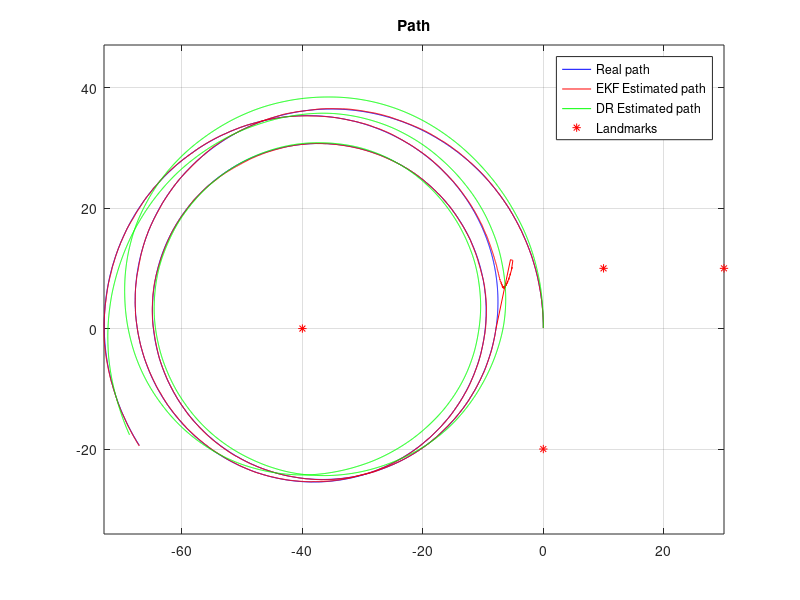
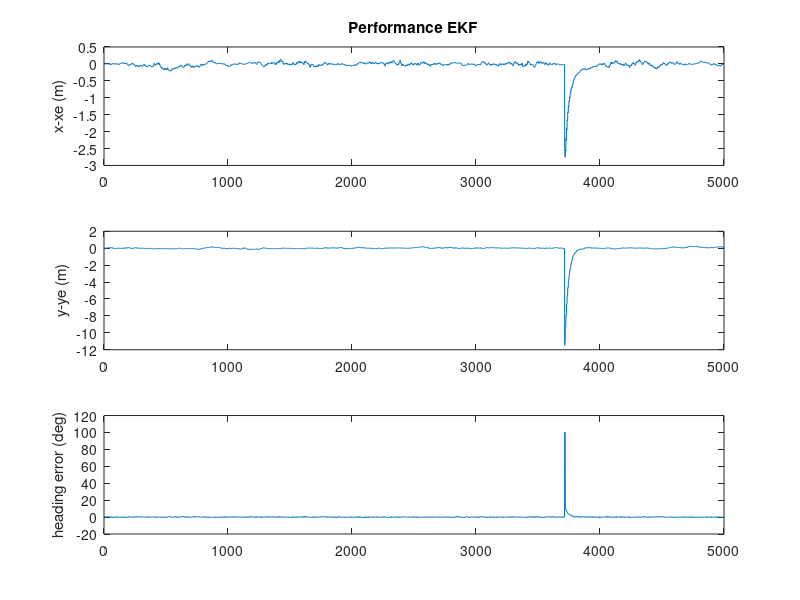
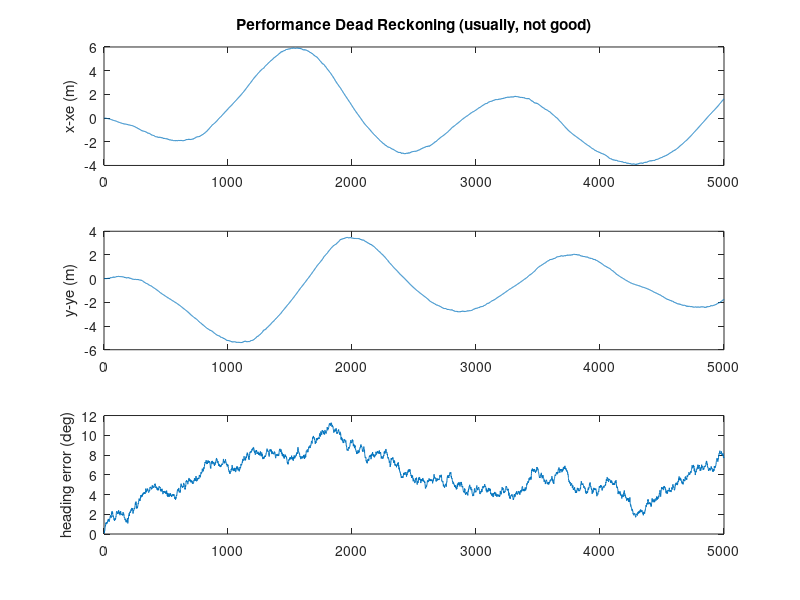

Source code (MATLAB) for these figures, in order:
% DemoEKF.m - version 2018.1
% MRTN4010 - S1.2018
% Example using Extended Kalman Filter (EKF) for the localization problem, using LIDAR range observations.


% Note#1:
% For each "LIDAR scan" we extract the detected landmarks and then we use their ranges to update the estimated 
% states (3DoF: 2D position and heading of the platform).  
% Even frequently using "just" one range (related to some landmark) the estimator is
% able to estimate the pose (position and heading, 3DoF)!!!
% Q: How is this possible?
% A: This is because in addition to the observation model we use the process model (which correlates the states in time) as well.
% As the robot moves then we obtain several observations from different poses (and at different times).
% This system is what is said to be "Observable" 
% (its internal states can be estimated by observing its "outputs", in this case we measure the robot's distance to certain landmark/landmarks).

% it seems that having just range (1D) and certain process model we would
% be able to estimate (x,y, Phi)  (3D)! 
% analogy/question: can we do stereo vision with a perfect process model and just 1 eye? 
% analogy/question: can we do stereo vision with a "good but not perfect" process model and just 1 eye? 
% answer: YES; this problem is called "mapping" (given, approximately, out position, we estimate the position of OOIs)


% Note#2: in this simulation we run the process model at certain frequency
% (dt=50ms), however we do not assume we get measurements (for the observations) at that sample
% rate (that situation would be great!, but it is not always possible). We assume observations have a slower sample rate. This
% is to show that even for a poor system (observing at low rate) the estimation process is still good and feasible. 


%Note #3:
% You can change many things in this simulation (that is the beauty of testing things under simulations):
% 1)  the geographical distribution and number of landmarks.
% 2)  the noise's standard deviations in the inputs of the kinematic model of the vehicle
% 3)  the noise's standard deviations of range measurements
% 4)  the sampling rate of the scanner
% 5)  the inputs to the process (speed and angular rate)
% and a lot of things for experimenting!


% You will be requested, in a subsequent project, to 
%  1) Modify the update stage of the EKF for accepting bearing observations.
%  2) Adapt the Q matrix used in the prediction step, for properly
%  considering the noise that pollutes the model inputs.



% Note4:  IMPORTANT
% a) You will need to modify the EKF update stage in order to deal with the
% cases:   Bearing Only and Range+Bearing (as required in a subsequent project).

% b) you need to adapt the Q matrix in the prediction stage, in order to
% consider the noise that pollutes the inputs of the process model (speed
% and gyroZ). Follow the approach presented in the lecture notes, in file
% "MTRN4010_L06_Noise_in_the_inputs_of_ProcessModel.pdf"

%---------------------------------

% In this problem we have a kinematic model of the platform ( our "process
% model"). The inputs, u(t), of the model are 2 :
%    a)  platform's speed (measured at the middle point between the back wheels) 
%    b)  Wz (yaw/heading angular rate), measured through  IMU's gyros.


% by J. Guivant for MRTN4010's students, Session S1.2018.



function main()


% .....................................................
% Here I define the magnitude of the "noises", which I assume are present, 
% polluting mesurements, models, etc.  
% (we are simulating those noises, so we can try whatever we want.) 

% Standard deviation of the error in the angular rate sensor. 
stdDevGyro = 2*pi/180 ;        
% 2 degrees/second , standard deviation of the gyros' noise
% you have seen, when playing with our real IMU's data that, after removing the
% bias, the random error present in the gyros' measurements should be lower than 2 deg/sec.
% so, this one seems realistic.

% Standard deviation of the error in the speed's measurements
stdDevSpeed = 0.15 ;   % We simulate a lot of error!  (very difficult case). 
% Speed-meter's error = 0.15m/sec; actually, a low quality speed sensor! (it
% may be the case, in cartain terrains in which platform's traction is not good.)

% ... errors in the range measurements (25cm, standard dev.)
sdev_rangeMeasurement = 0.25 ;          % std. of noise in range measurements. 0.25m
sdev_angleMeasurement = 0.5*pi/180;
% this is more than the error you would have with our laser scanner.

% .....................................................

% some parameters, for the simulation context.
Dt=0.05 ;                       % "sample time", 50ms
Li = 5000 ;                     % "experiment" duration, in iterations 
DtObservations=0.250 ;          % laser "sample time" (for observations), 4Hz, approximately


% .....................................................
% Here, I create a virtual map, because this program works on a simulated process.
% (in a real case you would have a real map)

% How many landmarks do you want to use?  
n_usedLanmarks = 5 ;    %it must be : 0 < n_usedLanmarks <5, but you can modify the function "CreateSomeMap()" to extend it.
% just to create some landmarks
% if you specify "n_usedLanmarks = 0", you would not have observations
% (i.e. no updates, just predictions )

global NavigationMap;
NavigationMap = CreateSomeMap(n_usedLanmarks) ;  %creates a artificial map!
% ................................................


% In variables "Xe" and "P" :These are the EKF ESTIMATES (Expected value and covariance matrix)
% Initial conditions of the estimates (identical to the real ones, as in
% the lab)( I Assume we know the initial condition of the system)
Xe = [ 0; 0;pi/2 ] ; 
P = zeros(3,3) ;            % initial quality --> perfect (covariance =zero )
% Why perfect? (BECAUSE in this case we DO ASSUME we know perfectly the initial condition)

% These are the "opn-loop" dead reckoning ESTIMATES
Xdr = [ 0; 0;pi/2 ] ;

% Some buffers to store the intermediate values during the experiment (so we can plot them, later)
Xreal_History= zeros(3,Li) ;
Xe_History= zeros(3,Li) ;
XeDR_History= zeros(3,Li) ;

% .....................................................
% I assume that every time we apply the process model to predict the evolution of the system for a 
% perdiod of time of Dt (50ms) we introduce uncertainty of 0.01m standard deviation on X, 
% similar uncertainty on Y and 1 degree (a lot!) on the heading's estimation
% Q  =zeros(3,3) ;  Q(1,1) = (0.01)^2 ; Q(2,2) =Q(1,1)  ; Q(3,3) = (1*pi/180)^2 ;
% Although you can use this proposed Q, it can be improved. Read
% "MTRN4010_L06_Noise_in_the_inputs_of_ProcessModel.pdf" in order to implement a good refinement. 

Q = diag( [ (0.01)^2 ,(0.01)^2 , (1*pi/180)^2]) ;
Q_u = diag([stdDevGyro stdDevSpeed]);
% Q matrix. Represent the covariance of the uncertainty about the process model.
% .....................................................


time=0 ;
% initialize the simulator of process (the "real system").
InitSimulation(stdDevSpeed,stdDevGyro,sdev_rangeMeasurement,sdev_angleMeasurement,DtObservations);
% (BTW: this is just a simulation to replace the real system, because we,
% for the moment, do not have the real system. )

clc();
disp('Running full simulation, OFF line. Please wait...');

% .....................................................    
for i=1:Li,     % loop
    
    %pause(dt) ;   % NO delay, I want to run this in a fast off-line SIMULATION, so ASAP.
    
    time = time+Dt ;    
    SimuPlatform(time,Dt);      % because NOW I do not have a real system, I simulate it.

     
    % I ask about the inputs to the Process Model.
    % The inputs I will be told are polluted versions of the real inputs.
    [Noisy_speed,Noisy_GyroZ]=GetProcessModelInputs();
    % in the real case we should measure the real inputs (gyros and speedmeter)

    % run our "open-loop" estimation (just dead-reckoning)
    Xdr    = RunProcessModel(Xdr,Noisy_speed,Noisy_GyroZ,Dt) ;
    
    
    
    
    
    % -------- THIS IS THE ACTUAL EKF! ------------------------

    % ------ EKF's prediction: applies the prediction step (i.e. Porcess model). 
    % Estimate new covariance, associated to the state after prediction
    % First , I evaluate the Jacobian matrix of the process model (see lecture notes), at X=X(k|k).
    % You should write the analytical expression on paper to understand the following line.
    J = [ [1,0,-Dt*Noisy_speed*sin(Xe(3))  ]  ; [0,1,Dt*Noisy_speed*cos(Xe(3))] ;    [ 0,0,1 ] ] ; 
    F_u = Dt*[[Noisy_speed*cos(Xe(3)) 0]; [Noisy_speed*sin(Xe(3)) 0]; [0 1];];
    % then I calculate the new coveraince, after the prediction P(K+1|K) = J*P(K|K)*J'+Q ;
    P = J*P*J'+ (Q + F_u*Q_u*F_u') ;
    % ATTENTION: we need, in our case, to propose a consistent Q matrix (this is part of your assignment!)
        
    % And, here, we calculate the predicted expected value. 
    Xe    = RunProcessModel(Xe,Noisy_speed,Noisy_GyroZ,Dt) ;
    %  X(k+1|k) = f( X(k|k), u(k) )
    % in our case, we do not perfectly know u(k), but me measure them (which are noisy)
    % note: we reuse the same variable Xe (we do not need to remember X(k|k), so we overwrite it.)
    
    
    % so, here/now, the variable "Xe" contains "X^(k+1|k)"   ("X^" means "X hat", i.e. predicted expected value of X(k+1) )
    % and the variable "P" is "P(k+1|k)".
        
   % The precition step, for this iteration, is done.
 
    
    

    % .. Get range measuremens, if those are available.
    [nDetectedLandmarks,MeasuredRanges, MeasuredAngles, IDs]=GetObservationMeasurements();
    
    % if measurements are avaiable ==> we perform the related updates.
    if nDetectedLandmarks>0,     % any laser data and detected landmarks?
     
        % Because there are available obsevations ==> I perform EKF update\updates.
   
        % --------------- EKF update (observations)
        % Because this observation function is non-linear--> we need to get the Jacobians of h(X).
        % Jacobian for range only measurements (evaluated at the current expected value -->Xe)    
        
        % sqrt( (xi-x)^2+(yi-y)^2 ) for all the seen landmarks. I will need
        % this term for the next calculations.
        
        % for the sake of simplicity in this example, we perform an EKF update for each of the observations.
        for u=1:nDetectedLandmarks,
         
            ID = IDs(u);            % landmark ID?    (in "real life", this is provided by the "data association")
            
            % some auxiliary variables.
            eDX = (NavigationMap.landmarks(ID,1)-Xe(1)) ;      % (xu-x)
            eDY = (NavigationMap.landmarks(ID,2)-Xe(2)) ;      % (yu-y)
            eDD = sqrt( eDX*eDX + eDY*eDY ) ; %   so : sqrt( (xu-x)^2+(yu-y)^2 ) 
    
        
            % here is it. "H". I reuse some previous calculations.
            H = [ [  -eDX/eDD , -eDY/eDD , 0 ] ; [ eDY/(eDX^2 + eDY^2), -eDX/(eDX^2 + eDY^2), -1 ] ] ;   % Jacobian of h(X); size 1x3
        
            % the expected distances to this landmark ( "h(Xe)" )
            ExpectedRange = eDD ;   % just a coincidence: we already calculated them for the Jacobian, so I reuse it. 
            ExpectedAngle = atan2(eDY,eDX) - Xe(3) + pi/2;
        
            % Evaluate residual (innovation)  "Y-h(Xe)" 
            %(measured output value - expected output value)
            %z  = MeasuredRanges(u) - ExpectedRange ;      
            z  = [[MeasuredRanges(u) - ExpectedRange];      
	          [MeasuredAngles(u) - ExpectedAngle]]
            % ------ covariance of the noise/uncetainty in the measurements
            %R = sdev_rangeMeasurement*sdev_rangeMeasurement*4 ;
            R = diag([sdev_rangeMeasurement*sdev_rangeMeasurement*4 sdev_angleMeasurement*sdev_angleMeasurement*4]);
            % I multiply by 4 because I want to be conservative and assume
            % twice the standard deviation that I believe does happen.
        
            % Some intermediate steps for the EKF (as presented in the lecture notes)
            S = R + H*P*H' ;
            iS = inv(S)%iS=1/S;                 % iS = inv(S) ;   % in this case S is 1x1 so inv(S) is just 1/S
            K = P*H'*iS ;           % Kalman gain
            % ----- finally, we do it...We obtain  X(k+1|k+1) and P(k+1|k+1)
            
            Xe = Xe+K*z ;       % update the  expected value
            P = P-P*H'*iS*H*P%P = P-K*H*P ;       % update the Covariance % i.e. "P = P-P*H'*iS*H*P"  )
            % -----  individual EKF update done ...
        
            % Loop to the next observation based on available measurements..
        end;  
       
       % Here, all available EKF updates have been done.
       % which means that the variable Xe contains X^(k+1|k+1); and P is P(k+1|k+1); the
       % expected value and covariance matrix, respectively, of the POSTERIOR PDF about X(k+1)
       
       
    end;  
     
     % -------- store some current variables, to plot later, at the end. 
     Xreal_History(:,i) = GetCurrentSimulatedState() ;
     Xe_History(:,i)    = Xe ;
     XeDR_History(:,i)  = Xdr ;

end ;                           % end of while loop



fprintf('Done. Showing results, now..\n');
% now, we can see the resutls.
% PLOT some results. 
SomePlots(Xreal_History,Xe_History,XeDR_History,NavigationMap) ;


return ;        



% =========================================================================
% --- THIS IS THE PROCESS MODEL of MY SYSTEM. (it is a Kinemetic model)
    
function Xnext=RunProcessModel(X,speed,GyroZ,dt) 
    Xnext = X + dt*[ speed*cos(X(3)) ;  speed*sin(X(3)) ; GyroZ ] ;
return ;


% =========================================================================
% ========== Simulation functions - (used for simulation of "real" platform and
% for the process model of the EKF.
% When we apply the EKF on a real case, we do NOT need this part.


function [ranges,IDs angles] = GetMeasurementsFomNearbyLandmarks(X,map)
    
    if map.nLandmarks>0,
        dx= map.landmarks(:,1) - X(1) ;
        dy= map.landmarks(:,2) - X(2) ;
        ranges = sqrt((dx.*dx + dy.*dy)) ;
        angles = atan2(dy,dx) - X(3) + pi/2;
        IDs = [1:map.nLandmarks];
    else,
        IDs=[];ranges=[];angles = [];
    end;
    % I simulate I measure/detect all the landmarks, however there can be
    % cases where I see just the nearby ones.
    
return ;


% here I propose some speed and angular rate inputs. 
% in real cases, they do happen, we do not propose them.
function [speed,GyroZ] = SimuControl(X,t)
    speed = 2 ;                                         % cruise speed, 2m/s  ( v ~ 7km/h)
    GyroZ = 3*pi/180 + sin(0.1*2*pi*t/50)*.02 ;         % some crazy driver moving the steering wheel...
return ;


% here I propose some map of landmarks. 
% in real cases, we do not create it, synthetically, like here.
function map = CreateSomeMap(n_used)
    n_used = max(0,min(4,n_used));      % accepts no less than 1, no more than 4. 
    
    landmarks = [  [ -40,0 ];[ -0,-20 ];[ 10,10 ] ;[ 30,10 ]  ] ;   
    % you may modify this list, in case you want to add more landmarks to the navigation map.
    
    map.landmarks = landmarks(1:n_used,:) ;
    map.nLandmarks = n_used ;
return ;





function InitSimulation(stdDevSpeed,stdDevGyro,sdev_rangeMeasurement,sdev_angleMeasurement, DtObservations)
    global ContextSimulation;
    ContextSimulation.Xreal = [ 0; 0;pi/2 ] ;     % [x;y;phi]
    ContextSimulation.stdDevSpeed = stdDevSpeed;
    ContextSimulation.stdDevGyro = stdDevGyro;
    ContextSimulation.Xreal = [0;0;pi/2];
    ContextSimulation.speed=0;
    ContextSimulation.GyroZ=0;
    ContextSimulation.sdev_rangeMeasurement=sdev_rangeMeasurement;
    ContextSimulation.sdev_angleMeasurement=sdev_angleMeasurement;
    ContextSimulation.DtObservations=DtObservations;
    ContextSimulation.timeForNextObservation= 0;
    ContextSimulation.CurrSimulatedTime=0;
return;


function [Noisy_speed,Noisy_GyroZ]=GetProcessModelInputs()
    % .....................................................
    % add noise to simulate real conditions
    % WHY? to be realistic. When we measure things the measurements are polluted with noise, So I simulated that situation by adding random
    % noise to the perfect measurements (the ones I get from the simulated "real" platform.
    global ContextSimulation;
    Noisy_speed =ContextSimulation.speed+ContextSimulation.stdDevSpeed*randn(1) ;
    Noisy_GyroZ =ContextSimulation.GyroZ+ContextSimulation.stdDevGyro*randn(1);
return;


% NOTE: in a subsequent project, you will apply the EKF for estimating the states of the real
% system. In such cases You DO NOT ADD ANY NOISE to the real
% measurements!!!!. We add noise, here, because we want to simulate a real
% case, always having noise polluting our measurements.


function  SimuPlatform(time,Dt)
    global ContextSimulation;    
    
    % simulate some crazy driver for the car..
    [ContextSimulation.speed,ContextSimulation.GyroZ] = SimuControl(ContextSimulation.Xreal,time) ;      % read kinematic model inputs, ideal ones
    % .........................................
    % simulate one step of the "real system":  Xreal(time)
    ContextSimulation.Xreal = RunProcessModel(ContextSimulation.Xreal,ContextSimulation.speed,ContextSimulation.GyroZ,Dt) ;
    ContextSimulation.CurrSimulatedTime = ContextSimulation.CurrSimulatedTime+Dt;
return;


function [nDetectedLandmarks,MasuredRanges,MeasuredAngles,IDs]=GetObservationMeasurements(map)
    global ContextSimulation NavigationMap;       
   
    if ContextSimulation.CurrSimulatedTime<ContextSimulation.timeForNextObservation,
        % no measurements of outputs at this time.
        nDetectedLandmarks=0;
        MeasuredAngles=[];
        MasuredRanges=[];
        IDs=[];
        return ; 
    end;
        
    ContextSimulation.timeForNextObservation = ContextSimulation.timeForNextObservation+ContextSimulation.DtObservations;
    
    % get simulated range measurements (actual system), in this case the
    % simulated platform.
        [RealRanges,IDs, RealAngles] = GetMeasurementsFomNearbyLandmarks(ContextSimulation.Xreal,NavigationMap) ;
                % ...................................................
        nDetectedLandmarks = length(RealRanges) ;
      
        
        if (nDetectedLandmarks<1)       % no detected landmarks...
            MasuredRanges=[];   IDs=[];    return ; 
        end;
        
        
        % Here I corrupt the simulated measurements by adding some random noise (to simulate the noise that would be present in the reality)
        % this is the noise:
        noiseInMeasurements= ContextSimulation.sdev_rangeMeasurement*randn(size(RealRanges));
        % here I add it to the perfect ranges' measurements
        MasuredRanges = RealRanges +  noiseInMeasurements ;
        % so MasuredRanges are the measurements polluted with
        MeasuredAngles = RealAngles + ContextSimulation.sdev_angleMeasurement*randn(size(RealAngles));
        % noise. I get the "perfect measurements" from the simulated
        % platform.
        
        % in real life they arrive already polluted!
        
 return;

 
    function X=GetCurrentSimulatedState()
        global ContextSimulation;
        X=ContextSimulation.Xreal;
        
        
     return;   

% -------------end simulation functions -----------------------------------------------


% ====================================================
% --- This is JUST for ploting the results
function SomePlots(Xreal_History,Xe_History,Xdr_History,map) ;



figure(2) ; clf ; hold on ;
plot(Xreal_History(1,:),Xreal_History(2,:),'b') ;
plot(Xe_History(1,:),Xe_History(2,:),'r') ;
plot(Xdr_History(1,:),Xdr_History(2,:),'g') ;
if (map.nLandmarks>0),   
    plot(map.landmarks(:,1),map.landmarks(:,2),'*r') ;
    legend({'Real path','EKF Estimated path','DR Estimated path','Landmarks'});
else
    legend({'Real path','EKF Estimated path','DR Estimated path'});
end;    





% show vectors, for visualizing heading, at a small number of points.
% ii = [1:225:length(Xe_History(1,:))] ;
% m=10;
% quiver(Xreal_History(1,ii),Xreal_History(2,ii),m*cos(Xreal_History(3,ii)),m*sin(Xreal_History(3,ii)),'b','AutoScale','off','Marker','o' ) ;
% quiver(Xe_History(1,ii),Xe_History(2,ii),m*cos(Xe_History(3,ii)),m*sin(Xe_History(3,ii)),'r','AutoScale','off','Marker','+') ;
% quiver(Xdr_History(1,ii),Xdr_History(2,ii),m*cos(Xdr_History(3,ii)),m*sin(Xdr_History(3,ii)),'m','AutoScale','off','Marker','o' ) ;




axis equal ;

title('Path') ;
zoom on ; grid on; box on;

% --------- plot errors between EKF estimates and the real values
figure(3) ; clf ; 
Xe=Xe_History;
subplot(311) ; plot(Xreal_History(1,:)-Xe(1,:)) ;ylabel('x-xe (m)') ;
title('Performance EKF') ;
subplot(312) ; plot(Xreal_History(2,:)-Xe(2,:)) ;ylabel('y-ye (m)') ;
subplot(313) ; plot(180/pi*(Xreal_History(3,:)-Xe(3,:))) ;ylabel('heading error (deg)') ;

figure(4) ; clf ; 
Xe=Xdr_History;
subplot(311) ; plot(Xreal_History(1,:)-Xe(1,:)) ;ylabel('x-xe (m)') ;
title('Performance Dead Reckoning (usually, not good)') ;
subplot(312) ; plot(Xreal_History(2,:)-Xe(2,:)) ;ylabel('y-ye (m)') ;
subplot(313) ; plot(180/pi*(Xreal_History(3,:)-Xe(3,:))) ;ylabel('heading error (deg)') ;
Xe=[];

return ;
% -------------------------------------------------------------------------


%  Jose Guivant -  AAS -Session 1.2018
%  Questions:     email to : j.guivant@unsw.edu.au


% -------------------------------------------------------------------------


